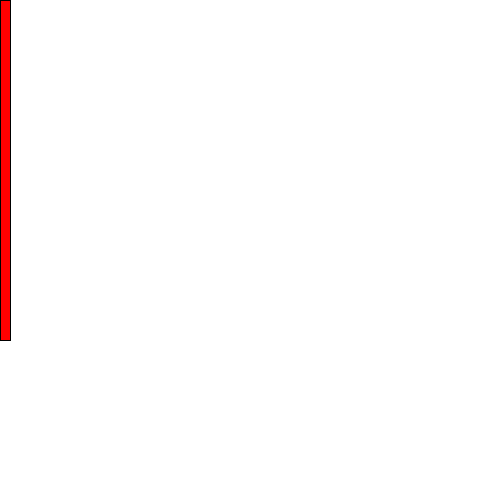
Frame 1 (no input)
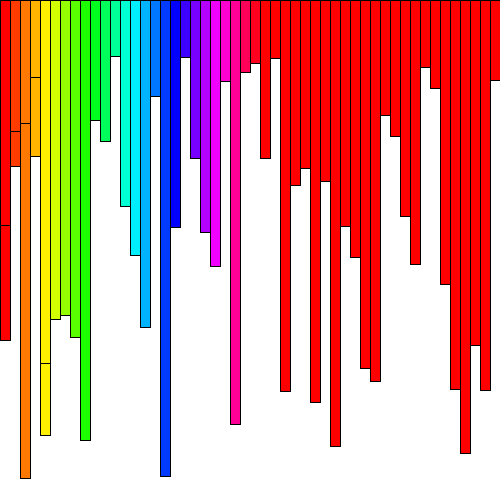
Frame 60 (the mouse pressed at the canvas centre just before this capture)
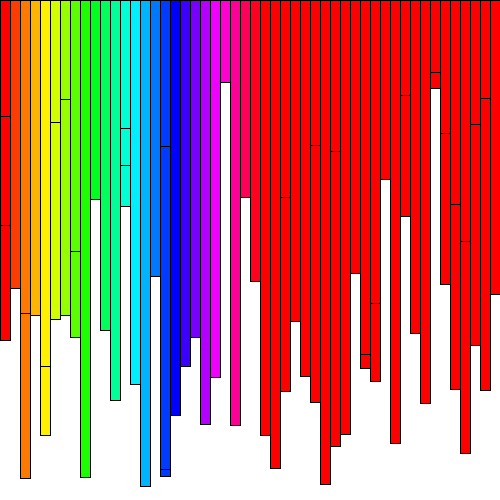
Frame 120 (the mouse held since frame 60 and released just before this capture)

The Processing sketch that drew these frames (run headless with seeded random() and noise(); from frame 60 on, the mouse is pressed at the canvas centre):

// Processing sketch: E2
// ── E2.pde
int x,y,w,h;

void setup()
{
  size(500,500);
  background(255);
  x=0;
  y=0;
  w=10;
  
}

void draw()
{
   colorMode(HSB);
   fill(x,500,500);
  
  
  rect(x,y,w,floor(random(50,500)));
  x=x+w;
  x%=500;
  
  
  

}
